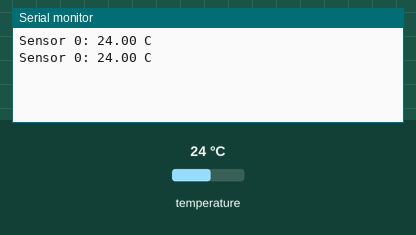
The sketch below on a simulated ESP32. On the bench: the last lines printed to the serial monitor. Inputs (shaded band) come from the test bench; at power-on: temperature 24 °C.

Above: at 2.3 s.
2.4 s: temperature set to 12 °C
At 2.4 s:
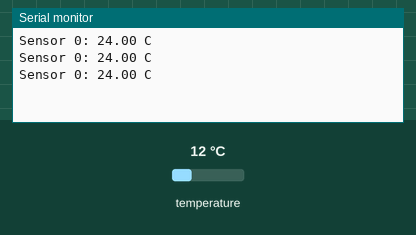
3.9 s: temperature set to 19 °C
At 3.9 s:
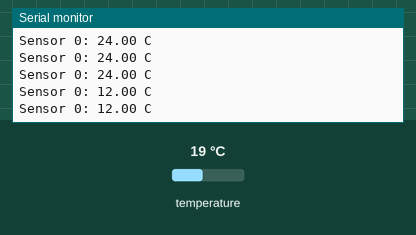
Timing chart, 0 to 6.9 s (numbered marks = the images above; inputs shaded):
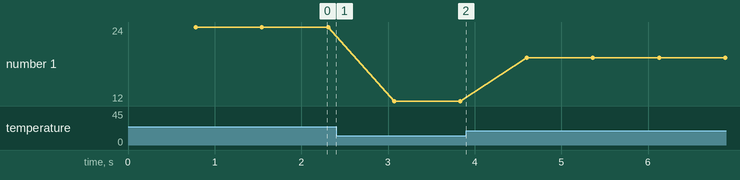

The sketch:

ds18b20_read_temp.ino
```cpp
/*
  IoTBhai · Full-Stack IoT Engineer Bootcamp
  Chapter 13.4 · One-Wire "The Serial Number"
  Sketch 2 of 2: read the temperature without freezing the loop

  A 12-bit reading takes up to 750 ms. Instead of delay(750),
  we start a conversion, let loop() keep running, and come back
  with millis() when it's ready (the Chapter 10 pattern).

  Wiring (3 wires + 1 resistor):
    DS18B20 VDD -> 3V3
    DS18B20 GND -> GND
    DS18B20 DQ  -> GPIO27
    4.7 kΩ resistor between DQ and 3V3 (the pull-up)

  Two numbers to remember:
    -127.00  the sensor didn't answer: check DQ and the pull-up
     85.00   read before the conversion finished (power-on value)

  Libraries:      OneWire (Paul Stoffregen), DallasTemperature (Miles Burton)
  Board:          ESP32 Dev Module, ESP32 Arduino core 3.x
  Serial Monitor: 115200 baud
*/

#include <OneWire.h>
#include <DallasTemperature.h>
OneWire bus(27);
DallasTemperature sensors(&bus);
unsigned long convStart = 0;

void setup() {
  Serial.begin(115200);
  sensors.begin();
  sensors.setResolution(12);            // 0.0625 °C steps
  sensors.setWaitForConversion(false);  // don't block
  sensors.requestTemperatures();        // start measuring
  convStart = millis();
}

void loop() {
  if (millis() - convStart >= 750) {    // Ch 10 pattern
    for (int i = 0; i < sensors.getDeviceCount(); i++) {
      float c = sensors.getTempCByIndex(i);
      if (c == DEVICE_DISCONNECTED_C)
        Serial.printf("Sensor %d: -127.00 C (no answer!)\n", i);
      else
        Serial.printf("Sensor %d: %.2f C\n", i, c);
    }
    sensors.requestTemperatures();      // next reading
    convStart = millis();
  }                                     // loop() stays free
}
```

Measured:
- plotted number 1: 24 → 12 after the input at 2.4 s, 12 → 19 after the input at 3.9 s
